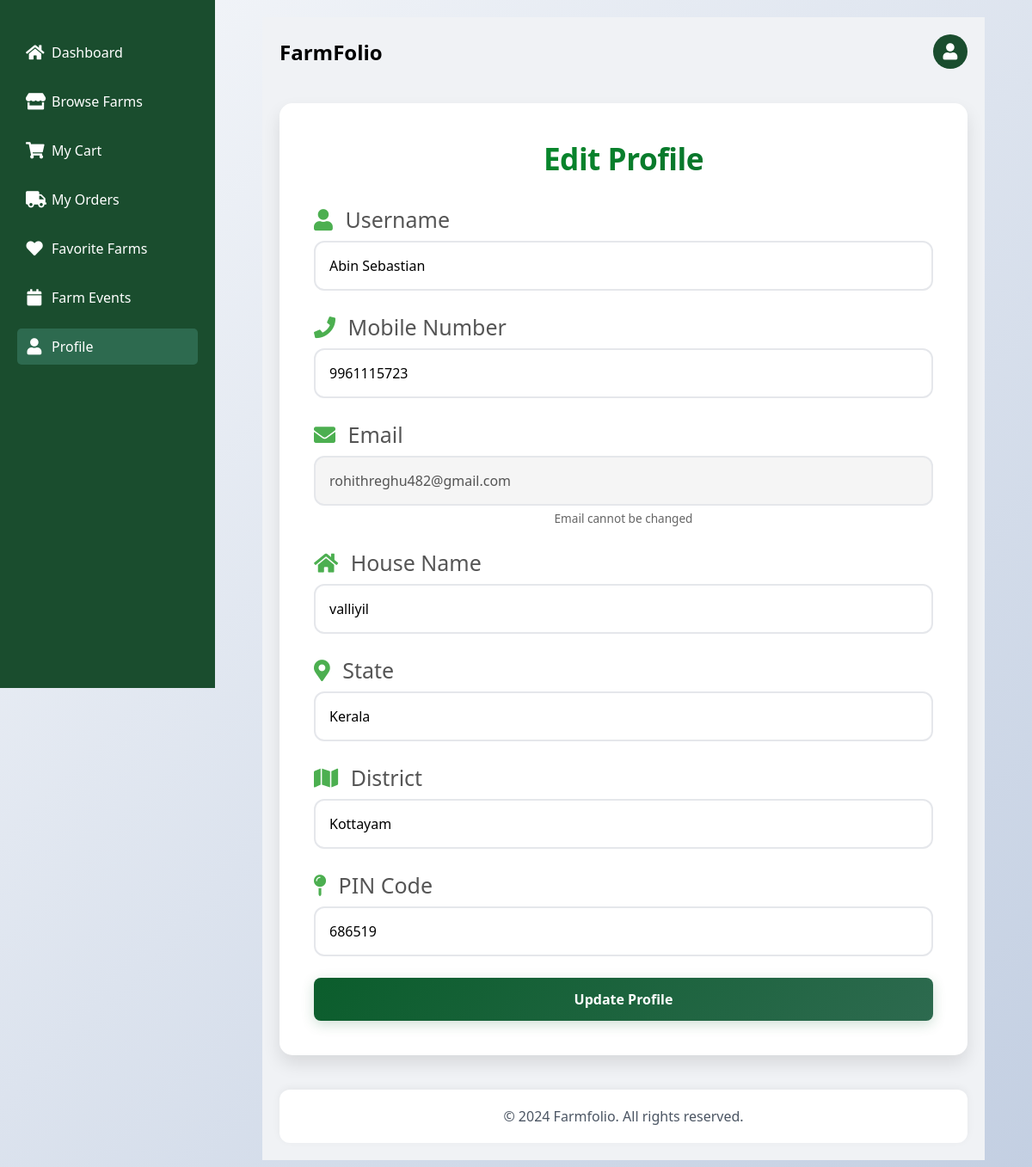
The app's page /user/profile.php (signed in) with its own data.
### tables this page shows
CREATE TABLE `tbl_signup` (
  `userid` int(11) NOT NULL,
  `username` varchar(50) NOT NULL,
  `mobile` varchar(15) NOT NULL,
  `email` varchar(100) NOT NULL,
  `house` varchar(255) NOT NULL,
  `state` varchar(100) NOT NULL,
  `district` varchar(100) NOT NULL,
  `pin` char(6) NOT NULL,
  `password` varchar(255) NOT NULL,
  `signup_time` datetime DEFAULT current_timestamp()
);

### user/profile.php (the view, shortened to what this page needs)
<!DOCTYPE html>
<html lang="en">
<head>
    <link rel="stylesheet" href="https://cdnjs.cloudflare.com/ajax/libs/font-awesome/6.0.0/css/all.min.css">
</head>
<body>
    <div class="sidebar" id="sidebar">
        <ul class="sidebar-menu">
            <li><a href="userindex.php" ><i class="fas fa-home"></i><span>Dashboard</span></a></li>
            <li><a href="browse.php" ><i class="fas fa-store"></i><span>Browse Farms</span></a></li>
            <li><a href="cart.php" ><i class="fas fa-shopping-cart"></i><span>My Cart</span></a></li>
            <li><a href="orders.php" ><i class="fas fa-truck"></i><span>My Orders</span></a></li>
            <li><a href="favorite.php" ><i class="fas fa-heart"></i><span>Favorite Farms</span></a></li>
            <li><a href="events.php" ><i class="fas fa-calendar"></i><span>Farm Events</span></a></li>
            <li><a href="profile.php" class="active" ><i class="fas fa-user"></i><span>Profile</span></a></li>
        </ul>
    </div>
    <div class="main-content" id="main-content">
        <div class="container">
            <div class="user-section">
                <div class="profile-menu-container">
                    <div class="pro">
                        <div class="head">
                            <h2>FarmFolio</h2>
                        </div>
                        <div class="profile-icon" id="profileIcon">
                            <i class="fas fa-user"></i>
                        </div>
                    </div>
                </div>
            </div>
             <?php
include '../databse/connect.php';
$userid =36;
$errors = [];
$stmt = "SELECT tbl_signup.username, tbl_signup.email, mobile, house, state, district, pin FROM tbl_signup
         INNER JOIN tbl_login ON tbl_signup.userid = tbl_login.userid
         WHERE tbl_signup.userid = ?";
$query = $conn->prepare($stmt);
$query->bind_param("i", $userid);
$query->execute();
$result = $query->get_result();
$user = $result->fetch_assoc() ?? [];
?>
<!DOCTYPE html>
<html lang="en">
<head>
    <link rel="stylesheet" href="c.css">
    <link rel="stylesheet" href="https://cdnjs.cloudflare.com/ajax/libs/font-awesome/5.15.4/css/all.min.css">
    <link rel="stylesheet" href="edit.css">
</head>
<body>
    <div class="left-container">
        <h1 class="title">Edit Profile</h1>
        <form method="POST" action="" id="edit-profile-form">
            <div class="form-group">
                <label for="username"><i class="fas fa-user"></i> Username</label>
                <input type="text" id="username" name="username" value="<?= htmlspecialchars($_POST['username'] ?? $user['username'] ?? '') ?>" required>
                <div class="error"><?= $errors['username'] ?? '' ?></div>
            </div>
            <div class="form-group">
                <label for="mobile"><i class="fas fa-phone"></i> Mobile Number</label>
                <input type="tel" id="mobile" name="mobile" value="<?= htmlspecialchars($_POST['mobile'] ?? $user['mobile'] ?? '') ?>" required>
                <div class="error"><?= $errors['mobile'] ?? '' ?></div>
            </div>
            <div class="form-group">
                <label for="email"><i class="fas fa-envelope"></i> Email</label>
                <input type="email" id="email" value="<?= htmlspecialchars($user['email'] ?? '') ?>" disabled>
                <small>Email cannot be changed</small>
            </div>
            <div class="form-group">
                <label for="house"><i class="fas fa-home"></i> House Name</label>
                <input type="text" id="house" name="house" value="<?= htmlspecialchars($_POST['house'] ?? $user['house'] ?? '') ?>" required>
                <div class="error"><?= $errors['house'] ?? '' ?></div>
            </div>
            <div class="form-group">
                <label for="state"><i class="fas fa-map-marker-alt"></i> State</label>
                <input type="text" id="state" name="state" value="<?= htmlspecialchars($_POST['state'] ?? $user['state'] ?? '') ?>" required>
                <div class="error"><?= $errors['state'] ?? '' ?></div>
            </div>
            <div class="form-group">
                <label for="district"><i class="fas fa-map"></i> District</label>
                <input type="text" id="district" name="district" value="<?= htmlspecialchars($_POST['district'] ?? $user['district'] ?? '') ?>" required>
                <div class="error"><?= $errors['district'] ?? '' ?></div>
            </div>
            <div class="form-group">
                <label for="pin"><i class="fas fa-map-pin"></i> PIN Code</label>
                <input type="text" id="pin" name="pin" value="<?= htmlspecialchars($_POST['pin'] ?? $user['pin'] ?? '') ?>" required>
                <div class="error"><?= $errors['pin'] ?? '' ?></div>
            </div>
            <button type="submit">Update Profile</button>
        </form>
    </div>
</body>
</html>
        <div class="footer">
            <p>&copy; 2024 Farmfolio. All rights reserved.</p>
        </div>
    </div>
</body>

### sign up/c.css (style rules this page uses)
* { margin: 0; padding: 0; box-sizing: border-box; font-family: 'Poppins', 'Segoe UI', Tahoma, Geneva, Verdana, sans-serif; }
body { display: flex; justify-content: center; align-items: center; min-height: 100vh; background: #f0fdf4; overflow: auto; background-image: url('http://localhost/mini%20project/sign%20up/farm.jpeg'); background-size: cover; background-repeat: no-repeat; background-position: center; padding: 2rem 1rem; }
.left-container { width: 800px; max-width: 90%; background: rgba(255, 255, 255, 0.95); padding: 2.5rem; border-radius: 20px; box-shadow: 0 10px 30px rgba(0, 0, 0, 0.1); text-align: center; backdrop-filter: blur(10px); }
.title { font-size: 2.2rem; background: linear-gradient(135deg, #059f2b 0%, #0b5d2c 100%); -webkit-background-clip: text; -webkit-text-fill-color: transparent; margin-bottom: 2rem; font-weight: 800; letter-spacing: -0.5px; }
.form-group { flex: 0 0 calc(50% - 10px); margin-bottom: 2rem; position: relative; }
.form-group:nth-last-child(2), .form-group:nth-last-child(1) { flex: 0 0 100%; }
label { display: block; margin-bottom: 0.6rem; color: #1a1a1a; font-weight: 600; font-size: 25px; text-align: left; margin-top: 25px; }
input[type="text"], input[type="email"], input[type="tel"], input[type="password"], select { width: 100%; padding: 1rem; border: 2px solid #e5e7eb; border-radius: 12px; transition: all 0.3s ease; font-size: 1rem; background: rgba(255, 255, 255, 0.9); }
.error { color: #dc2626; font-size: 0.85rem; font-weight: 500; position: absolute; left: 0; top: calc(100% - 1.5rem); width: 100%; text-align: left; padding-left: 2px; margin-top: 25px; margin-bottom: 25px; font-size: 18px; }
button { width: 40%; padding: 0.9rem; background: linear-gradient(135deg, #0b5d2c 0%, #2d6a4f 100%); color: white; border: none; border-radius: 12px; font-size: 1rem; font-weight: 600; cursor: pointer; transition: all 0.3s ease; margin: 1.5rem auto 0; box-shadow: 0 4px 15px rgba(11, 93, 44, 0.2); display: block; }

### user/edit.css (style rules this page uses)
* { margin: 0; padding: 0; box-sizing: border-box; font-family: 'Segoe UI', Tahoma, Geneva, Verdana, sans-serif; }
body { background: linear-gradient(135deg, #f5f7fa 0%, #c3cfe2 100%); min-height: 100vh; display: flex; flex-direction: column; padding: 20px; }
.left-container { max-width: 800px; margin: 40px auto; background: white; padding: 40px; border-radius: 15px; box-shadow: 0 10px 20px rgba(0, 0, 0, 0.1); }
.title { color: #333; font-size: 2.2em; margin-bottom: 30px; text-align: center; font-weight: 600; }
.form-group { margin-bottom: 25px; }
label { display: block; margin-bottom: 8px; color: #555; font-weight: 500; }
label i { margin-right: 8px; color: #4CAF50; }
input, select { width: 100%; padding: 12px; border: 2px solid #e0e0e0; border-radius: 8px; font-size: 16px; transition: border-color 0.3s; }
input:disabled { background-color: #f5f5f5; cursor: not-allowed; }
small { color: #666; font-size: 0.85em; margin-top: 5px; display: block; }
.error { color: #d32f2f; font-size: 0.85em; margin-top: 5px; min-height: 20px; }
button { background-color: #4CAF50; color: white; padding: 14px 28px; border: none; border-radius: 8px; font-size: 16px; font-weight: 600; cursor: pointer; width: 100%; transition: background-color 0.3s; margin-top: 20px; }
.error { color: #a94442; padding: 15px; border-radius: 8px; margin-bottom: 20px; text-align: center; }
.success, .error { animation: fadeIn 0.5s ease-in; }

### records on screen
tbl_signup: username "Abin Sebastian", mobile "9961115723", email "rohithreghu482@gmail.com", house "valliyil", state "Kerala", district "Kottayam", pin "686519"
